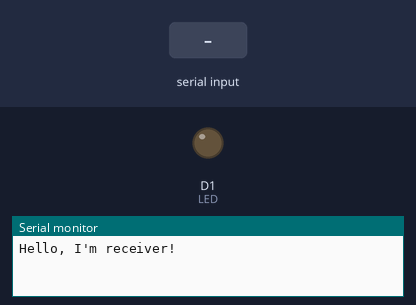
The sketch below on a simulated ESP8266 (NodeMCU). Shown: output pins drawn as LEDs (lit = HIGH), the last lines printed to the serial monitor. The test bench sets the inputs (shaded band).

Above: at 1.2 s.
1.3 s: "90,45\n" received over the second serial link
At 1.6 s:
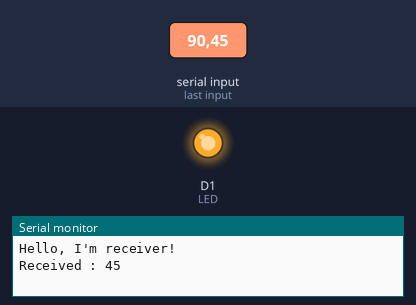
Timing chart, 0 to 4.3 s (numbered marks = the images above; inputs shaded):
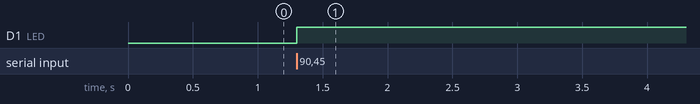

The sketch:

receive.ino
```cpp
#include <SoftwareSerial.h>

#define RX D5
#define TX D6
#define LED D1

SoftwareSerial Serial2 (RX, TX);

void setup() {
  // put your setup code here, to run once:
  pinMode(RX, INPUT);
  pinMode(TX, OUTPUT);
  pinMode(LED, OUTPUT);
  Serial.begin(9600);
  Serial2.begin(19200);
  Serial.println("Hello, I'm receiver!");
}

void loop() {
  // put your main code here, to run repeatedly:
  while(Serial2.available() > 0) {
    int data = Serial2.parseInt();
    if (Serial2.read() == '\n') {
      Serial.print("Received : ");
      Serial.println(data);
      if (data > 200) digitalWrite(LED, LOW);
      else digitalWrite(LED, HIGH);
    }
  }
}
```

Measured:
- after the input at 1.3 s, D1 (LED): LOW → HIGH at once
